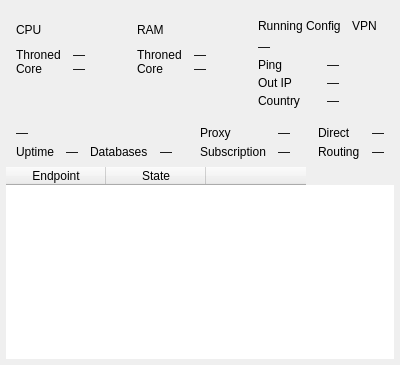
<?xml version="1.0" encoding="UTF-8"?>
<ui version="4.0">
 <class>RuntimeStatsWidget</class>
 <widget class="QWidget" name="RuntimeStatsWidget">
  <layout class="QGridLayout" name="rootGrid">
   <property name="leftMargin">
    <number>6</number>
   </property>
   <property name="topMargin">
    <number>6</number>
   </property>
   <property name="rightMargin">
    <number>6</number>
   </property>
   <property name="bottomMargin">
    <number>6</number>
   </property>
   <property name="spacing">
    <number>8</number>
   </property>
   <item row="0" column="0">
    <widget class="QFrame" name="cpuChartCard">
     <layout class="QVBoxLayout" name="cpuChartLayout">
      <property name="leftMargin">
       <number>10</number>
      </property>
      <property name="topMargin">
       <number>10</number>
      </property>
      <property name="rightMargin">
       <number>10</number>
      </property>
      <property name="bottomMargin">
       <number>10</number>
      </property>
      <property name="spacing">
       <number>4</number>
      </property>
      <item>
       <widget class="QLabel" name="cpuChartTitle">
        <property name="text">
         <string>CPU</string>
        </property>
       </widget>
      </item>
      <item>
       <layout class="QGridLayout" name="cpuChartValues">
        <property name="horizontalSpacing">
         <number>12</number>
        </property>
        <property name="verticalSpacing">
         <number>0</number>
        </property>
        <item row="0" column="0">
         <widget class="QLabel" name="labelThroneName">
          <property name="text">
           <string notr="true">Throned</string>
          </property>
         </widget>
        </item>
        <item row="0" column="1">
         <widget class="QLabel" name="vThroneCpu">
          <property name="text">
           <string notr="true">—</string>
          </property>
         </widget>
        </item>
        <item row="1" column="0">
         <widget class="QLabel" name="labelCoreName">
          <property name="text">
           <string>Core</string>
          </property>
         </widget>
        </item>
        <item row="1" column="1">
         <widget class="QLabel" name="vCoreCpu">
          <property name="text">
           <string notr="true">—</string>
          </property>
         </widget>
        </item>
       </layout>
      </item>
      <item>
       <widget class="RuntimeHistoryChart" name="cpuChart" native="true"/>
      </item>
     </layout>
    </widget>
   </item>
   <item row="0" column="1">
    <widget class="QFrame" name="ramChartCard">
     <layout class="QVBoxLayout" name="ramChartLayout">
      <property name="leftMargin">
       <number>10</number>
      </property>
      <property name="topMargin">
       <number>10</number>
      </property>
      <property name="rightMargin">
       <number>10</number>
      </property>
      <property name="bottomMargin">
       <number>10</number>
      </property>
      <property name="spacing">
       <number>4</number>
      </property>
      <item>
       <widget class="QLabel" name="ramChartTitle">
        <property name="text">
         <string>RAM</string>
        </property>
       </widget>
      </item>
      <item>
       <layout class="QGridLayout" name="ramChartValues">
        <property name="horizontalSpacing">
         <number>12</number>
        </property>
        <property name="verticalSpacing">
         <number>0</number>
        </property>
        <item row="0" column="0">
         <widget class="QLabel" name="labelRamThroneName">
          <property name="text">
           <string notr="true">Throned</string>
          </property>
         </widget>
        </item>
        <item row="0" column="1">
         <widget class="QLabel" name="vThroneRam">
          <property name="text">
           <string notr="true">—</string>
          </property>
         </widget>
        </item>
        <item row="1" column="0">
         <widget class="QLabel" name="labelRamCoreName">
          <property name="text">
           <string>Core</string>
          </property>
         </widget>
        </item>
        <item row="1" column="1">
         <widget class="QLabel" name="vCoreRam">
          <property name="text">
           <string notr="true">—</string>
          </property>
         </widget>
        </item>
       </layout>
      </item>
      <item>
       <widget class="RuntimeHistoryChart" name="ramChart" native="true"/>
      </item>
     </layout>
    </widget>
   </item>
   <item row="0" column="2">
    <widget class="QFrame" name="groupRunning">
     <layout class="QVBoxLayout" name="runningLayout">
      <property name="leftMargin">
       <number>10</number>
      </property>
      <property name="topMargin">
       <number>10</number>
      </property>
      <property name="rightMargin">
       <number>10</number>
      </property>
      <property name="bottomMargin">
       <number>10</number>
      </property>
      <property name="spacing">
       <number>4</number>
      </property>
      <item>
       <layout class="QHBoxLayout" name="runningTitleLayout">
        <item>
         <widget class="QLabel" name="runningTitle">
          <property name="text">
           <string>Running Config</string>
          </property>
         </widget>
        </item>
        <item>
         <widget class="QToolButton" name="runtimeEndpoints">
          <property name="text">
           <string notr="true">VPN</string>
          </property>
          <property name="checkable">
           <bool>true</bool>
          </property>
          <property name="autoRaise">
           <bool>true</bool>
          </property>
          <property name="maximumSize">
           <size>
            <width>16777215</width>
            <height>20</height>
           </size>
          </property>
         </widget>
        </item>
       </layout>
      </item>
      <item>
       <widget class="RuntimeValueLabel" name="vCfgName">
        <property name="text">
         <string notr="true">—</string>
        </property>
       </widget>
      </item>
      <item>
       <layout class="QGridLayout" name="formRunning">
        <property name="horizontalSpacing">
         <number>12</number>
        </property>
        <property name="verticalSpacing">
         <number>4</number>
        </property>
        <item row="0" column="0">
         <widget class="QLabel" name="labelPing">
          <property name="text">
           <string>Ping</string>
          </property>
         </widget>
        </item>
        <item row="0" column="1">
         <widget class="QLabel" name="vPing">
          <property name="text">
           <string notr="true">—</string>
          </property>
         </widget>
        </item>
        <item row="1" column="0">
         <widget class="QLabel" name="labelOutIp">
          <property name="text">
           <string>Out IP</string>
          </property>
         </widget>
        </item>
        <item row="1" column="1">
         <widget class="QLabel" name="vOutIp">
          <property name="text">
           <string notr="true">—</string>
          </property>
         </widget>
        </item>
        <item row="2" column="0">
         <widget class="QLabel" name="labelCountry">
          <property name="text">
           <string>Country</string>
          </property>
         </widget>
        </item>
        <item row="2" column="1">
         <widget class="RuntimeValueLabel" name="vCountry">
          <property name="text">
           <string notr="true">—</string>
          </property>
         </widget>
        </item>
       </layout>
      </item>
     </layout>
    </widget>
   </item>
   <item row="1" column="0" colspan="3">
    <widget class="QWidget" name="runtimeFooter">
     <layout class="QHBoxLayout" name="footerLayout">
      <property name="leftMargin">
       <number>0</number>
      </property>
      <property name="rightMargin">
       <number>0</number>
      </property>
      <property name="topMargin">
       <number>0</number>
      </property>
      <property name="bottomMargin">
       <number>0</number>
      </property>
      <property name="spacing">
       <number>8</number>
      </property>
      <item>
       <widget class="QWidget" name="systemFooter">
        <layout class="QGridLayout" name="systemFooterGrid">
         <property name="leftMargin">
          <number>10</number>
         </property>
         <property name="rightMargin">
          <number>10</number>
         </property>
         <property name="topMargin">
          <number>0</number>
         </property>
         <property name="bottomMargin">
          <number>0</number>
         </property>
         <property name="horizontalSpacing">
          <number>12</number>
         </property>
         <property name="verticalSpacing">
          <number>5</number>
         </property>
         <item row="0" column="0" colspan="4">
          <widget class="QLabel" name="vConns">
           <property name="text">
            <string notr="true">—</string>
           </property>
          </widget>
         </item>
         <item row="1" column="0">
          <widget class="QLabel" name="labelUptime">
           <property name="text">
            <string>Uptime</string>
           </property>
          </widget>
         </item>
         <item row="1" column="1">
          <widget class="QLabel" name="vUptime">
           <property name="text">
            <string notr="true">—</string>
           </property>
          </widget>
         </item>
         <item row="1" column="2">
          <widget class="QLabel" name="labelDbSize">
           <property name="text">
            <string>Databases</string>
           </property>
          </widget>
         </item>
         <item row="1" column="3">
          <widget class="QLabel" name="vDbSize">
           <property name="text">
            <string notr="true">—</string>
           </property>
          </widget>
         </item>
        </layout>
       </widget>
      </item>
      <item>
       <widget class="QWidget" name="proxyFooter">
        <layout class="QGridLayout" name="proxyFooterGrid">
         <property name="leftMargin">
          <number>10</number>
         </property>
         <property name="rightMargin">
          <number>10</number>
         </property>
         <property name="topMargin">
          <number>0</number>
         </property>
         <property name="bottomMargin">
          <number>0</number>
         </property>
         <property name="horizontalSpacing">
          <number>12</number>
         </property>
         <property name="verticalSpacing">
          <number>5</number>
         </property>
         <item row="0" column="0">
          <widget class="QLabel" name="labelSpeedProxy">
           <property name="text">
            <string>Proxy</string>
           </property>
          </widget>
         </item>
         <item row="0" column="1">
          <widget class="QLabel" name="vSpeedProxy">
           <property name="text">
            <string notr="true">—</string>
           </property>
          </widget>
         </item>
         <item row="1" column="0">
          <widget class="QLabel" name="labelSubUpdate">
           <property name="text">
            <string>Subscription</string>
           </property>
          </widget>
         </item>
         <item row="1" column="1">
          <widget class="QLabel" name="vSubUpdate">
           <property name="text">
            <string notr="true">—</string>
           </property>
          </widget>
         </item>
        </layout>
       </widget>
      </item>
      <item>
       <widget class="QWidget" name="directFooter">
        <layout class="QGridLayout" name="directFooterGrid">
         <property name="leftMargin">
          <number>10</number>
         </property>
         <property name="rightMargin">
          <number>10</number>
         </property>
         <property name="topMargin">
          <number>0</number>
         </property>
         <property name="bottomMargin">
          <number>0</number>
         </property>
         <property name="horizontalSpacing">
          <number>12</number>
         </property>
         <property name="verticalSpacing">
          <number>5</number>
         </property>
         <item row="0" column="0">
          <widget class="QLabel" name="labelSpeedDirect">
           <property name="text">
            <string>Direct</string>
           </property>
          </widget>
         </item>
         <item row="0" column="1">
          <widget class="QLabel" name="vSpeedDirect">
           <property name="text">
            <string notr="true">—</string>
           </property>
          </widget>
         </item>
         <item row="1" column="0">
          <widget class="QLabel" name="labelRouteUpdate">
           <property name="text">
            <string>Routing</string>
           </property>
          </widget>
         </item>
         <item row="1" column="1">
          <widget class="QLabel" name="vRouteUpdate">
           <property name="text">
            <string notr="true">—</string>
           </property>
          </widget>
         </item>
        </layout>
       </widget>
      </item>
     </layout>
    </widget>
   </item>
   <item row="2" column="0" colspan="3">
    <widget class="QWidget" name="groupEndpoints" native="true">
     <layout class="QVBoxLayout" name="endpointsLayout">
      <property name="leftMargin">
       <number>0</number>
      </property>
      <property name="topMargin">
       <number>0</number>
      </property>
      <property name="rightMargin">
       <number>0</number>
      </property>
      <property name="bottomMargin">
       <number>0</number>
      </property>
      <item>
       <widget class="QTableWidget" name="endpointsTable">
        <property name="frameShape">
         <enum>QFrame::NoFrame</enum>
        </property>
        <property name="alternatingRowColors">
         <bool>true</bool>
        </property>
        <property name="showGrid">
         <bool>false</bool>
        </property>
        <property name="wordWrap">
         <bool>false</bool>
        </property>
        <column>
         <property name="text">
          <string>Endpoint</string>
         </property>
        </column>
        <column>
         <property name="text">
          <string>State</string>
         </property>
        </column>
        <column>
         <property name="text">
          <string/>
         </property>
        </column>
       </widget>
      </item>
     </layout>
    </widget>
   </item>
  </layout>
 </widget>
 <customwidgets>
  <customwidget>
   <class>RuntimeValueLabel</class>
   <extends>QLabel</extends>
   <header>include/ui/stats/RuntimeValueLabel.h</header>
  </customwidget>
  <customwidget>
   <class>RuntimeHistoryChart</class>
   <extends>QWidget</extends>
   <header>include/ui/stats/RuntimeHistoryChart.h</header>
   <container>1</container>
  </customwidget>
 </customwidgets>
 <resources/>
 <connections/>
</ui>
